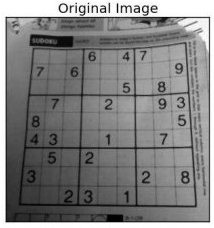
#> input picture OpenCVModule/ImageProcessing/ImageThresholding/sudoku.png, 214 x 228 px
$ python AdaptiveThresholding.py
#> lines starting #> are read from the running program, lines starting #| are printed output that depends on the picture; after the words box and inside, x2 and y2 are one past the last pixel; in counts of white or black regions, pixels touching at a corner belong together
import cv2 as cv
import numpy as np
from matplotlib import pyplot as plt
img = cv.imread('sudoku.png',0)
#> img is the input picture: shape (228, 214); min 0, max 255, mean 128.8
img = cv.medianBlur(img,5)
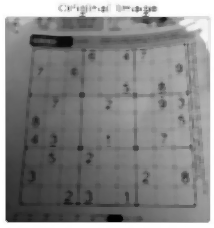
#> img: shape (228, 214); min 1, max 255, mean 133.9
ret,th1 = cv.threshold(img,127,255,cv.THRESH_BINARY)
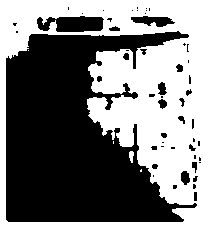
#> th1: shape (228, 214); 49.6% white; 5 white regions (3 under 20 px), largest, box (x1, y1, x2, y2) and area: (0, 0, 214, 228) 24143, (129, 151, 134, 163) 44
th2 = cv.adaptiveThreshold(img,255,cv.ADAPTIVE_THRESH_MEAN_C,\
            cv.THRESH_BINARY,11,2)
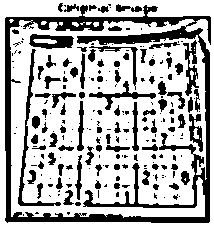
#> th2: shape (228, 214); 69.8% white; 218 black regions (131 under 20 px), largest, box (x1, y1, x2, y2) and area: (5, 5, 211, 223) 7152, (18, 49, 61, 206) 657, (29, 34, 74, 49) 434
th3 = cv.adaptiveThreshold(img,255,cv.ADAPTIVE_THRESH_GAUSSIAN_C,\
            cv.THRESH_BINARY,11,2)
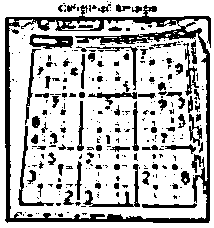
#> th3: shape (228, 214); 74.6% white; 312 black regions (212 under 20 px), largest, box (x1, y1, x2, y2) and area: (5, 5, 211, 223) 5186, (83, 164, 140, 207) 398, (29, 34, 73, 49) 388
titles = ['Original Image', 'Global Thresholding (v = 127)',
            'Adaptive Mean Thresholding', 'Adaptive Gaussian Thresholding']
images = [img, th1, th2, th3]
for i in range(4):
    plt.subplot(2,2,i+1),plt.imshow(images[i],'gray')
    plt.title(titles[i])
    plt.xticks([]),plt.yticks([])
plt.show()

$ run again, with OpenCVModule/ImageProcessing/ImageThresholding/gradient.png copied over OpenCVModule/ImageProcessing/ImageThresholding/sudoku.png
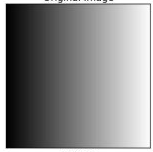
#> input picture OpenCVModule/ImageProcessing/ImageThresholding/gradient.png, 153 x 152 px
#> img is the input picture: shape (152, 153); min 0, max 255, mean 136.3
#> `ret,th1 = cv.threshold(img,127,255,cv.THRESH_BINARY)`:
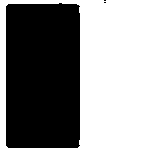
#> th1: shape (152, 153); 54.3% white; 3 black regions (2 under 20 px), largest, box (x1, y1, x2, y2) and area: (6, 3, 80, 148) 10635
#> th2: shape (152, 153); 89.9% white; 5 black regions (3 under 20 px), largest, box (x1, y1, x2, y2) and area: (6, 0, 152, 149) 2206, (58, 12, 59, 139) 127
#> th3: shape (152, 153); 92% white; 8 black regions (6 under 20 px), largest, box (x1, y1, x2, y2) and area: (6, 0, 145, 149) 1693, (58, 11, 59, 139) 128
#> `plt.show()`:
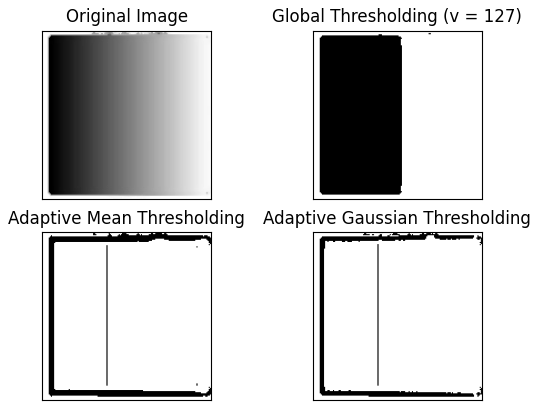
#> figure drawn by matplotlib, 4 panels
